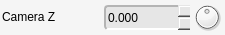
         <widget class="QFrame" name="cameraZ">
          <property name="minimumSize">
           <size>
            <width>225</width>
            <height>35</height>
           </size>
          </property>
          <property name="maximumSize">
           <size>
            <width>225</width>
            <height>35</height>
           </size>
          </property>
          <property name="styleSheet">
           <string notr="true">background-color: rgb(245, 245, 245);
border-radius: 4px;</string>
          </property>
          <property name="frameShape">
           <enum>QFrame::NoFrame</enum>
          </property>
          <property name="frameShadow">
           <enum>QFrame::Plain</enum>
          </property>
          <property name="lineWidth">
           <number>0</number>
          </property>
          <widget class="QLabel" name="cameraZ_lbl">
           <property name="geometry">
            <rect>
             <x>2</x>
             <y>2</y>
             <width>100</width>
             <height>30</height>
            </rect>
           </property>
           <property name="sizePolicy">
            <sizepolicy hsizetype="Fixed" vsizetype="Fixed">
             <horstretch>0</horstretch>
             <verstretch>0</verstretch>
            </sizepolicy>
           </property>
           <property name="minimumSize">
            <size>
             <width>100</width>
             <height>30</height>
            </size>
           </property>
           <property name="maximumSize">
            <size>
             <width>100</width>
             <height>30</height>
            </size>
           </property>
           <property name="font">
            <font>
             <weight>50</weight>
             <bold>false</bold>
            </font>
           </property>
           <property name="styleSheet">
            <string notr="true">border-width: 0px;</string>
           </property>
           <property name="text">
            <string>Camera Z</string>
           </property>
           <property name="margin">
            <number>1</number>
           </property>
          </widget>
          <widget class="QDoubleSpinBox" name="cameraZ_value">
           <property name="geometry">
            <rect>
             <x>104</x>
             <y>5</y>
             <width>86</width>
             <height>25</height>
            </rect>
           </property>
           <property name="sizePolicy">
            <sizepolicy hsizetype="Fixed" vsizetype="Fixed">
             <horstretch>0</horstretch>
             <verstretch>0</verstretch>
            </sizepolicy>
           </property>
           <property name="minimumSize">
            <size>
             <width>86</width>
             <height>25</height>
            </size>
           </property>
           <property name="maximumSize">
            <size>
             <width>86</width>
             <height>25</height>
            </size>
           </property>
           <property name="styleSheet">
            <string notr="true">background-color: rgb(230, 230, 230);
border-top-color: rgb(180, 180, 180);
border-left-color: rgb(180, 180, 180);
border-bottom-color: rgb(255, 255, 255);
border-right-color: rgb(255, 255, 255);
border-style: solid;
border-width: 2px;</string>
           </property>
           <property name="frame">
            <bool>false</bool>
           </property>
           <property name="buttonSymbols">
            <enum>QAbstractSpinBox::UpDownArrows</enum>
           </property>
           <property name="decimals">
            <number>3</number>
           </property>
           <property name="minimum">
            <double>-9999.000000000000000</double>
           </property>
           <property name="maximum">
            <double>9999.000000000000000</double>
           </property>
           <property name="singleStep">
            <double>0.050000000000000</double>
           </property>
          </widget>
          <widget class="QDial" name="cameraZ_dial">
           <property name="geometry">
            <rect>
             <x>192</x>
             <y>2</y>
             <width>30</width>
             <height>30</height>
            </rect>
           </property>
           <property name="sizePolicy">
            <sizepolicy hsizetype="Fixed" vsizetype="Fixed">
             <horstretch>0</horstretch>
             <verstretch>0</verstretch>
            </sizepolicy>
           </property>
           <property name="minimumSize">
            <size>
             <width>30</width>
             <height>30</height>
            </size>
           </property>
           <property name="maximumSize">
            <size>
             <width>30</width>
             <height>30</height>
            </size>
           </property>
           <property name="styleSheet">
            <string notr="true">border-width: 0px;</string>
           </property>
           <property name="minimum">
            <number>-10000</number>
           </property>
           <property name="maximum">
            <number>10000</number>
           </property>
          </widget>
         </widget>
